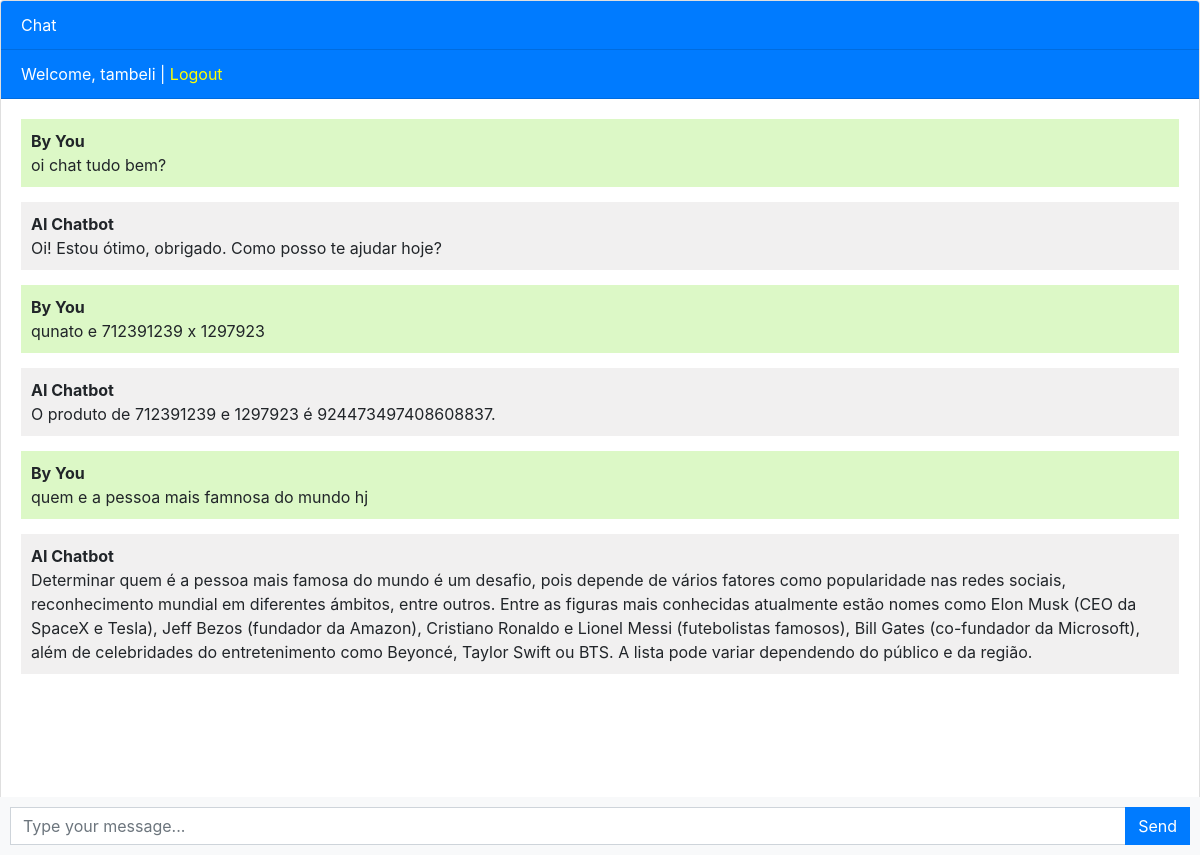
/ (signed in), run on the app's committed database.
### chatbot/models.py (models this page shows, shortened)
class Chat(models.Model):
    user = models.ForeignKey(User, on_delete=models.CASCADE)
    message = models.TextField()
    response = models.TextField()
    created_at = models.DateTimeField(auto_now_add=True)

### chatbot/views.py (the view)
# urls.py: path('', views.chatbot, name='chatbot'),
def chatbot(request):
    chats = Chat.objects.filter(user=request.user)
    if request.method == 'POST':
        message = request.POST.get('message')
        response = ask_openai(message)
        chat = Chat(user=request.user, message=message, response=response, created_at=timezone.now())
        chat.save()
        return JsonResponse({'message': message, 'response': response})
    return render(request, 'chatbot.html', {'chats': chats})

### templates/chatbot.html (shortened to what this page needs)
{% extends 'base.html' %}
{% block content %}
<div class="chat-container">
  <div class="card flex-grow-1">
    <div class="card-header bg-primary text-white">Chat</div>
    {% if user.is_authenticated %}
    <div class="card-header bg-primary text-white">Welcome, {{user.username}} | <a style="color: yellow" href="logout">Logout</a></div>
    {% else %}
    <div class="card-header bg-primary text-white"><a style="color: yellow" href="login">Login</a><a href="register" style="color: yellow">Register</a></div>
    {% endif %}
    <div class="card-body messages-box">
      <ul class="list-unstyled messages-list">
        {% for chat in chats %}
            {% if chat.user == request.user %}
                <li class="message sent">
                    <div class="message-text">
                    <div class="message-sender">
                        <b>By You</b>
                    </div>
                    <div class="message-content">
                        {{chat.message}}
                    </div>
                    </div>
                </li>
                <li class="message received">
                    <div class="message-text">
                    <div class="message-sender">
                        <b>AI Chatbot</b>
                    </div>
                    <div class="message-content">
                        {{chat.response}}
                    </div>
                    </div>
                </li>
            {% endif %}
        {% endfor %}
      </ul>
    </div>
    <br><br>
    <br><br>
    <br><br>
  </div>
  <form class="message-form">
    <div class="input-group">
      <input type="text" class="form-control message-input" placeholder="Type your message...">
      <div class="input-group-append">
        <button type="submit" class="btn btn-primary btn-send">Send</button>
      </div>
    </div>
  </form>
</div>
{% endblock %}

### templates/base.html (shortened to what this page needs)
<!DOCTYPE html>
<html lang="en">
  <head>
    <link rel="stylesheet" href="https://stackpath.bootstrapcdn.com/bootstrap/4.3.1/css/bootstrap.min.css">
  </head>
  <body>
    {% block content %}{% endblock %}
  </body>
</html>

### templates/chatbot.html (style rules this page uses)
body, html { height: 100%; }
.messages-box { flex: 1; overflow-y: auto; }
.messages-list { padding-left: 0; }
.message { margin-bottom: 15px; list-style: none; }
.message-text { padding: 10px; border-radius: 5px; }
.sent { background-color: #dcf8c6; align-self: flex-end; }
.received { background-color: #f1f0f0; align-self: flex-start; }
.message-form { display: flex; position: fixed; bottom: 0; left: 0; right: 0; padding: 10px; background-color: #f8f9fa; }
.message-input { flex: 1; border-radius: 0; border-right: none; }
.btn-send { border-radius: 0; }
.chat-container { height: 100%; display: flex; flex-direction: column; }

### data on the page
Chat: message "oi chat tudo bem?", response "Oi! Estou ótimo, obrigado. Como posso te ajudar hoje?"
Chat: message "qunato e 712391239 x 1297923", response "O produto de 712391239 e 1297923 é 924473497408608837."
Chat: message "quem e a pessoa mais famnosa do mundo hj", response "Determinar quem é a pessoa mais famosa do mundo é um desafio, pois depende de vários fatores como popularidade nas redes sociais, reconhecimento mundial em diferentes ámbitos, entre outros. Entre as figuras mais conhecidas atualmente estão nomes como Elon Musk (CEO da SpaceX e Tesla), Jeff Bezos (fundador da Amazon), Cristiano Ronaldo e Lionel Messi (futebolistas famosos), Bill Gates (co-fundador da Microsoft), além de celebridades do entretenimento como Beyoncé, Taylor Swift ou BTS. A lista pode variar dependendo do público e da região."

### other printed values
{{ user.username }} "tambeli"
